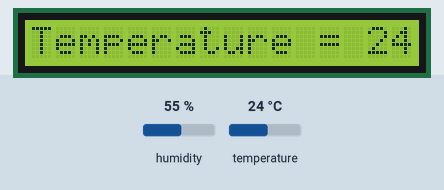
Simulated run of this sketch. Board: Arduino Uno, built with avr-gcc and run on an emulated ATmega328P. Parts: 16×1 character LCD. Inputs (shaded band) come from the test bench; at power-on: temperature 24 °C, humidity 55 %.

Above: at 1.2 s.
1.3 s: temperature set to 12 °C
At 4.8 s:
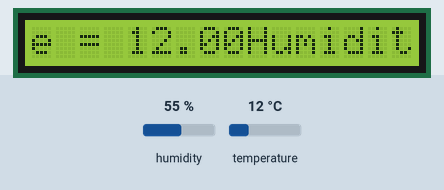
5.6 s: humidity set to 22 %
At 8.8 s:
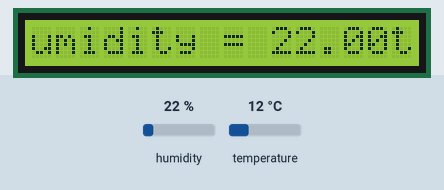
11.6 s: humidity set to 40 %
At 12.7 s:
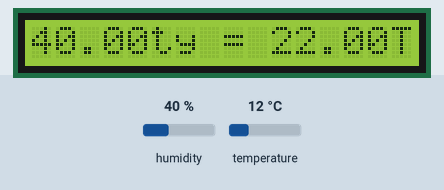
15.7 s: temperature set to 19 °C
At 19.2 s:
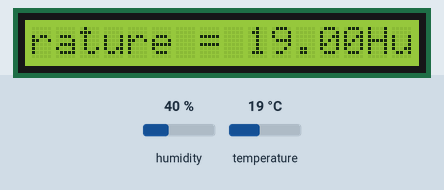
Timing chart, 0 to 20.7 s (numbered marks = the images above; inputs shaded):
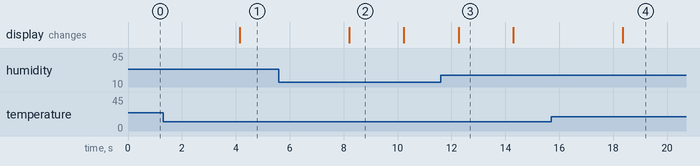

The sketch:

dht.ino
```cpp
#include <dht.h>
#include <LiquidCrystal.h>

dht DHT;

#define DHT11_PIN 7
const int rs = 8, en = 9, d4 =7, d5 =6, d6 = 5, d7 =4;
LiquidCrystal lcd(rs, en, d4, d5, d6, d7);

void setup(){
  lcd.begin(16,1);
}

void loop()
{
  int chk = DHT.read11(DHT11_PIN);
  lcd.print("Temperature = ");
  lcd.print(DHT.temperature);
 lcd.print("Humidity = ");
  lcd.print(DHT.humidity);
  delay(2000);
}
```

Measured:
- after the input at 1.3 s, the display: changes after 2.8 s (image 1)
- what the display in image 2 shows lasts 2.0 s, from 8.2 s to 10.2 s
